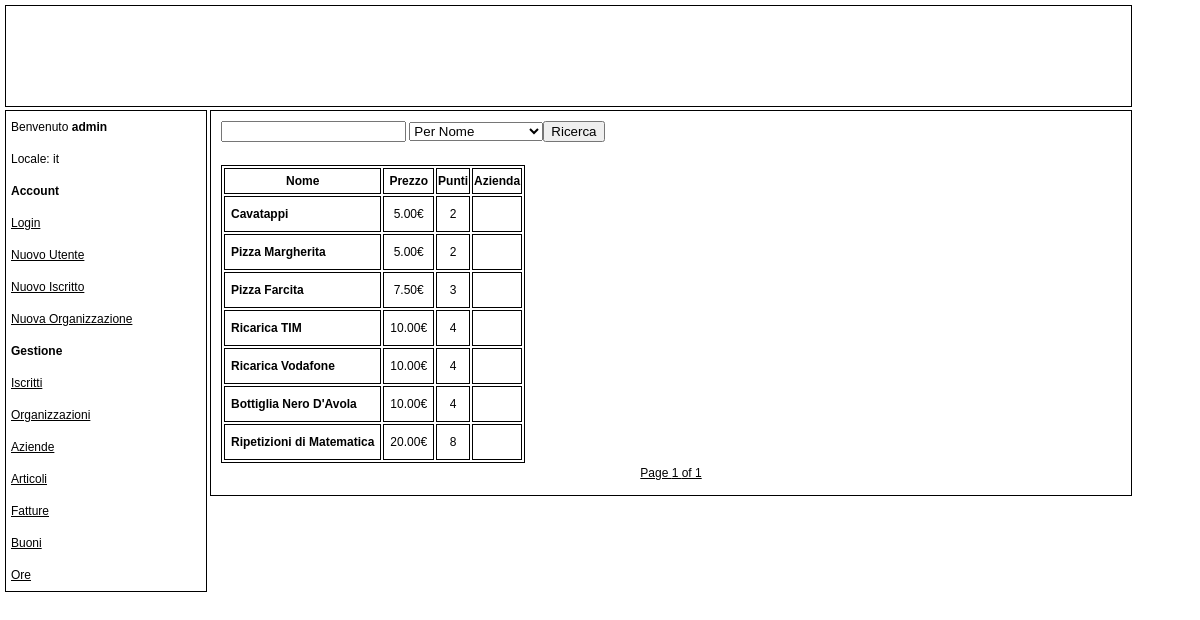
Before: /list_item.php (signed in) with the older database file.
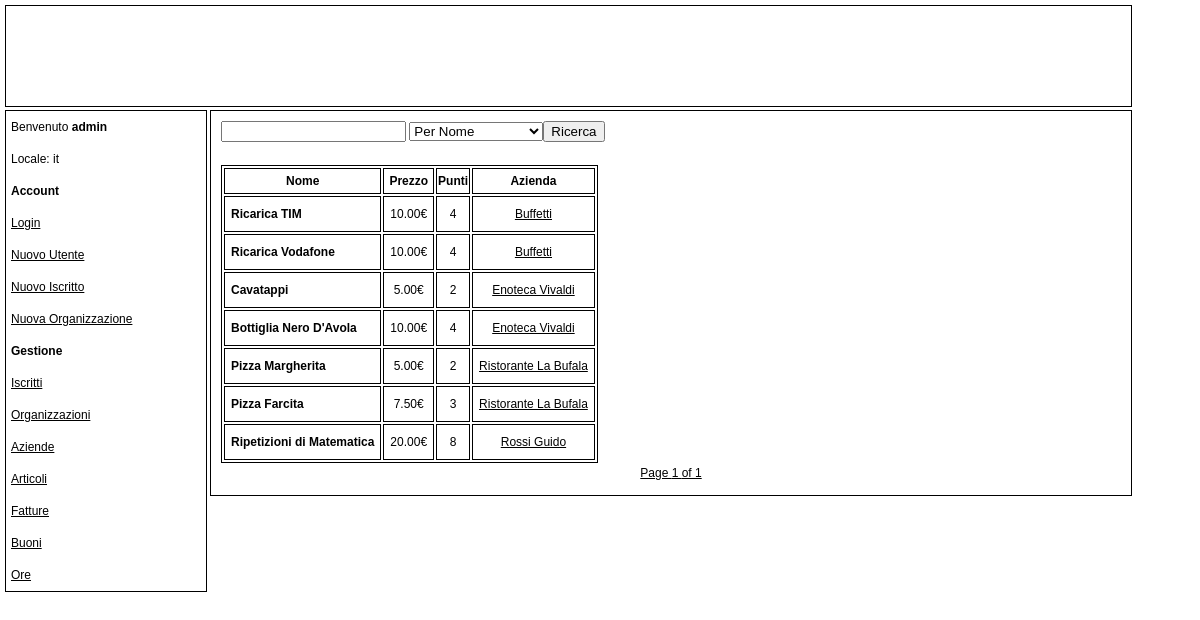
After: the same page with the newer database file.
### tables this page shows
CREATE TABLE Item (
	item_id BIGINT NOT NULL AUTO_INCREMENT,
	name	VARCHAR(255) NOT NULL,
	price	DECIMAL(12,2) NOT NULL,
	points 	BIGINT NOT NULL,
	company_id VARCHAR(255) NOT NULL,
	company_name VARCHAR(255) NOT NULL,
	CONSTRAINT item_pk PRIMARY KEY(item_id),
	CONSTRAINT item_fk FOREIGN KEY(company_id) REFERENCES Company(p_iva) ON DELETE CASCADE
);

### include/privilege_check.php (called while the page is built)
<?php
function check($privilege)
{
    if(isset($_SESSION))
    {
        if (isset($_SESSION['privilege']))
        {
            if ($_SESSION['privilege']==$privilege)
            {
                return true;
            }
        }
    }
    return false;
}
?>

### locale/it.php (called while the page is built, shortened)
<?php
$lang = array();
$lang['PRIVILEGE'] = 'Privilegi';
$lang['PAGE_TITLE'] = 'Index';
$lang['OBLIGATORY'] = 'I campi segnati con * sono obbligatori';
$lang['POINTS'] = 'Punti';
$lang['TOKENS'] = 'Buoni';
$lang['REMAINING_POINTS'] = 'Punti rimanenti';
$lang['COMPANY'] = 'Azienda';
$lang['ORGANIZATION'] = 'Organizzazione';
$lang['DELETE_SUCCESS'] = 'Eliminazione effettuata con successo';
$lang['DELETE'] = 'Elimina';
$lang[''] = '';
$lang[''] = '';
$lang[''] = '';
$lang[''] = '';
$lang['NO_LOGIN'] = 'Esegui il Login';
$lang['WELCOME'] = 'Benvenuto';
$lang['NEW_USER'] = 'Nuovo Utente';
$lang['NEW_BOY'] = 'Nuovo Iscritto';
$lang['NEW_ORGANIZATION'] = 'Nuova Organizzazione';
$lang['MANAGEMENT'] = 'Gestione';
$lang['LIST_BOY'] = 'Iscritti';
$lang['LIST_ORGANIZATION'] = 'Organizzazioni';
$lang['LIST_COMPANY'] = 'Aziende';
$lang['LIST_ITEM'] = 'Articoli';
$lang['LIST_INVOICE'] = 'Fatture';
$lang['LIST_TOKEN'] = 'Buoni';
$lang['LIST_VOLUNTEERING'] = 'Ore';
$lang['SEARCH'] = 'Ricerca';
$lang['ADMINISTRATOR'] = 'Amministratore';
$lang['MANAGER'] = 'Gestore';
$lang['USER_EXISTS'] = 'Esiste già un utente con questo nome';
$lang['INSERT_SUCCESS'] = 'Inserimento effettuato con successo';
$lang['NAME'] = 'Nome';
$lang['SURNAME'] = 'Cognome';
$lang['ADDRESS'] = 'Indirizzo';
$lang['CAP'] = 'CAP';
$lang['CITY'] = 'Città';
$lang['CITY_OF_BIRTH'] = 'Città di Nascita';
$lang['PHONE'] = 'Telefono';
$lang['MOBILE_PHONE'] = 'Cellulare';
$lang['MAIL'] = 'Mail';
$lang['CODICE_FISCALE'] = 'Codice Fiscale';
$lang['BOY_EXISTS'] = 'Esiste già un iscritto con questo codice fiscale';
$lang['COMMUNE'] = 'Comune';
$lang['REFERENCE'] = 'Persona di riferimento';
$lang['ORGANIZATION_EXISTS'] = 'Esiste già una organizzazione con questo nome, in questa città';
$lang['P_IVA'] = 'P.IVA o Cod. Fiscale';
$lang['COMPANY_EXISTS'] = 'Esiste già una azienda con questa Partita Iva';
$lang['SALES'] = 'Fatturato';
$lang['SEARCH'] = 'Ricerca';
$lang['SEARCH_CITY'] = 'Per Città';
$lang['SEARCH_COMMUNE'] = 'Per Comune';
$lang['SEARCH_SURNAME'] = 'Per Cognome';
$lang['SEARCH_CODICE_FISCALE'] = 'Per Codice Fiscale';
$lang['SEARCH_NAME'] = 'Per Nome';
$lang['SEARCH_COMPANY_NAME'] = 'Per Nome Azienda';
$lang['SEARCH_ORGANIZATION_NAME'] = 'Per Nome Organizzazione';
$lang['PRICE'] = 'Prezzo';
$lang['DATE'] = 'Data';
?>

### list_item.php (the view, shortened to what the changed rows need)
<!DOCTYPE html>
<?php
include('include/navbar.php');
include('locale/it.php');
include('include/connect.php');
$results_per_page = 20;
if(isset($_GET['page']))
{
    $page = $_GET['page'];
    if(isset($_GET['search_value'])&&isset($_GET['search_type']))
    {
        $_POST['search_value']= $_GET['search_value'];
        $_POST['search_type']= $_GET['search_type'];
    }
}
else
    $page = 0;
$offset = $results_per_page*$page;
if(isset($_POST['search_value'])&&strlen($_POST['search_value'])>0)
{
    $search_value = $_POST['search_value'];
    switch($_POST['search_type'])
    {
        case 'name':
            $query = "SELECT * FROM Item WHERE name LIKE '%$search_value%'";
            break;
        case 'company':
            $query = "SELECT * FROM Item WHERE company_name LIKE '%$search_value%'";
            break;
        case 'company_id':
            $query = "SELECT * FROM Item WHERE company_id = '$search_value'";
            break;
    }
}
else
    $query = "SELECT * FROM Item";
$limit = " ORDER BY company_name,price LIMIT $results_per_page OFFSET $offset"
?>
<html>
    <head>
        <link rel="stylesheet" type="text/css" href="main.css" />
    </head>
    <body>
        <div id="ContentContainer">
            <div id="Content">
                 <?php
                include('include/privilege_check.php');
                if(check('admin')||check('manager'))
                {
                    echo '<form action="list_item.php" name = "form" method = "post">';
                    echo ' <input type="text" name="search_value" /> <select name="search_type"> <option value="name">'.$lang['SEARCH_NAME'].'</option><option value="company">'.$lang['SEARCH_COMPANY_NAME'].'</option></select><input type="submit" name="submit"  value ="'.$lang['SEARCH'].'" /></form><br />';
                    echo "<table><th>".$lang['NAME']."</th><th>".$lang['PRICE']."</th><th>".$lang['POINTS']."</th><th>".$lang['COMPANY']."</th>";
                    $results = mysql_query($query.$limit, $conn);
                    for ($i = 0; (($i < $results_per_page) && ($i < mysql_num_rows($results))); $i++) {
                        $name = mysql_result($results, $i, 'name');
                        $price = mysql_result($results, $i, 'price');
                        $points = mysql_result($results, $i, 'points');
                        $company_name = mysql_result($results, $i, 'company_name');
                        $company_id = mysql_result($results, $i, 'company_id');
                        echo "<tr><td><strong><p>".$name."</p></strong></td><td align=center><p>".$price."€</p></td><td align=center><p>".$points."</p></td><td align=center><p><a href=\"view_company.php?p_iva='$company_id'\">".$company_name."</a></p></td>";
                    }
                    echo "</table>";
                }
                else
                    echo $lang['NO_PRIVILEGE'];
                ?>
            </div>
        </div>
    </body>
</html>

Changed rows visible on the page:
changed item "Ricarica TIM": company_name (not shown) → "Buffetti"; moves up the list
changed item "Ricarica Vodafone": company_name (not shown) → "Buffetti"; moves up the list
changed item "Cavatappi": company_name (not shown) → "Enoteca Vivaldi"
changed item "Bottiglia Nero D'Avola": company_name (not shown) → "Enoteca Vivaldi"; moves up the list
changed item "Pizza Margherita": company_name (not shown) → "Ristorante La Bufala"
changed item "Pizza Farcita": company_name (not shown) → "Ristorante La Bufala"
changed item "Ripetizioni di Matematica": company_name (not shown) → "Rossi Guido"
